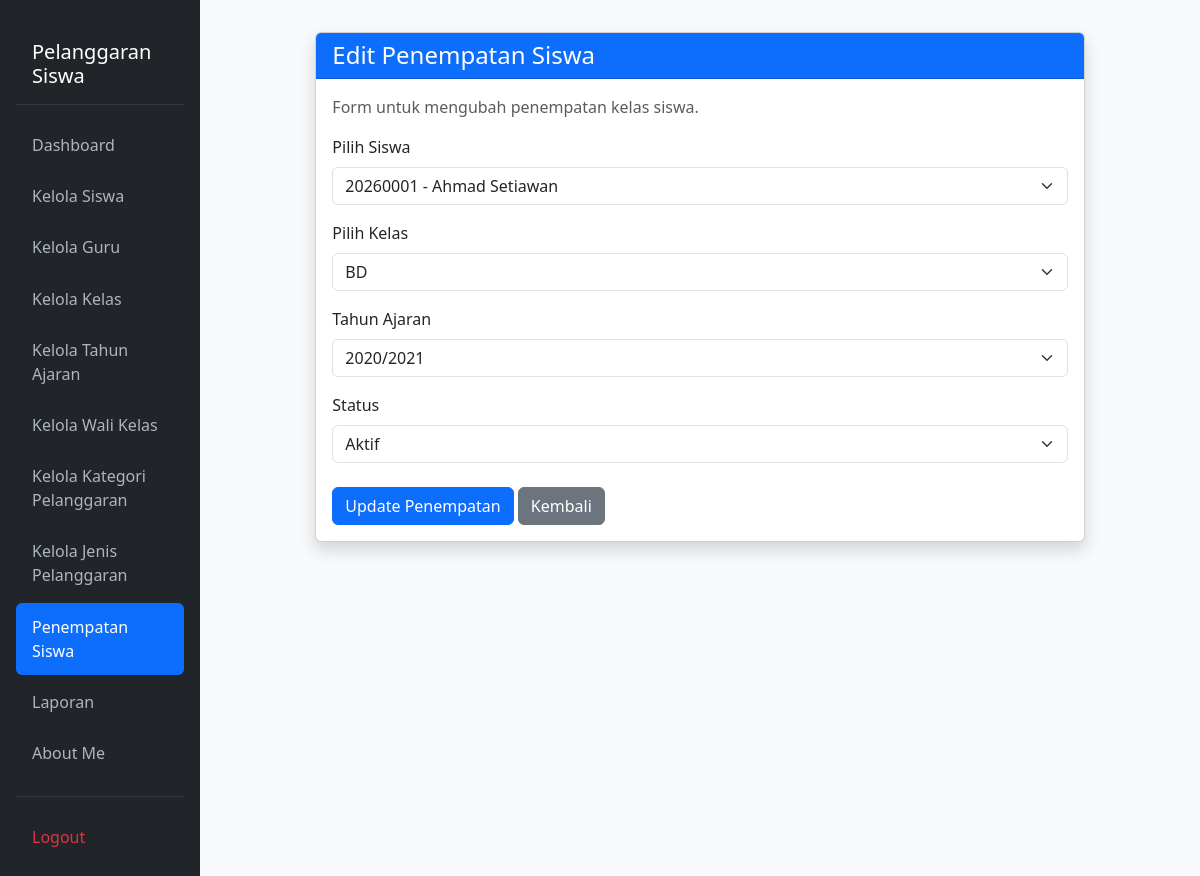
The app's page /edit_penempatan_siswa.php?id=1 (signed in), older data.
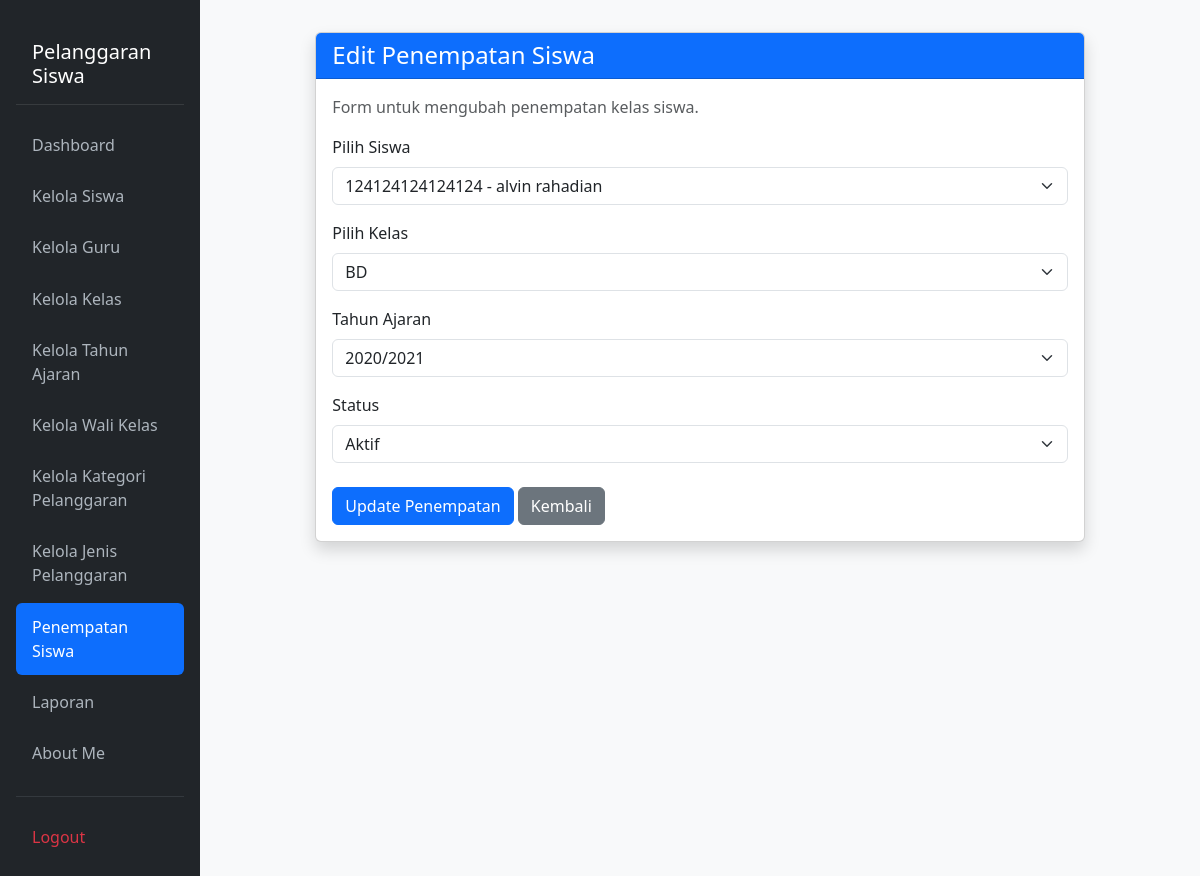
The same page, newer data.
### tables this page shows
CREATE TABLE `t_kelas_siswa` (
  `id` int(11) NOT NULL,
  `siswa_id` int(11) DEFAULT NULL,
  `tahun_ajaran_id` int(11) DEFAULT NULL,
  `kelas_id` int(11) DEFAULT NULL,
  `tanggal_mulai` date NOT NULL,
  `tanggal_selesai` date NOT NULL,
  `status_aktif` tinyint(1) NOT NULL,
  `created_at` timestamp NOT NULL DEFAULT current_timestamp(),
  `updated_at` timestamp NOT NULL DEFAULT current_timestamp()
);

CREATE TABLE `t_siswa` (
  `id` int(11) NOT NULL,
  `nis` varchar(30) DEFAULT NULL,
  `nisn` varchar(20) NOT NULL,
  `nama` varchar(150) DEFAULT NULL,
  `jenis_kelamin` char(1) NOT NULL,
  `tanggal_lahir` date NOT NULL,
  `alamat` text NOT NULL,
  `status_aktif` tinyint(1) NOT NULL,
  `created_at` timestamp NOT NULL DEFAULT current_timestamp(),
  `updated_at` timestamp NOT NULL DEFAULT current_timestamp()
);

CREATE TABLE `t_kelas` (
  `id` int(11) NOT NULL,
  `nama` varchar(100) DEFAULT NULL,
  `tingkat` varchar(20) NOT NULL,
  `jurusan` varchar(100) NOT NULL,
  `status_aktif` tinyint(1) NOT NULL,
  `created_at` timestamp NOT NULL DEFAULT current_timestamp(),
  `updated_at` timestamp NOT NULL DEFAULT current_timestamp()
);

CREATE TABLE `t_tahun_ajaran` (
  `id` int(11) NOT NULL,
  `nama` varchar(20) DEFAULT NULL,
  `tanggal_mulai` date NOT NULL,
  `tanggal_selesai` date NOT NULL,
  `status_aktif` tinyint(1) NOT NULL,
  `created_at` timestamp NOT NULL DEFAULT current_timestamp(),
  `updated_at` timestamp NOT NULL DEFAULT current_timestamp()
);

### edit_penempatan_siswa.php (the view, shortened to what the changed rows need)
<?php
include 'config/koneksi.php';
$id = (int) $_GET['id'];
$stmt = mysqli_prepare(
    $koneksi,
    "SELECT * FROM t_kelas_siswa WHERE id = ?"
);
mysqli_stmt_bind_param($stmt, "i", $id);
mysqli_stmt_execute($stmt);
$result = mysqli_stmt_get_result($stmt);
$row = mysqli_fetch_assoc($result);
$query_siswa = mysqli_query(
    $koneksi,
    "SELECT id, nis, nama FROM t_siswa ORDER BY nama ASC"
);
$query_kelas = mysqli_query(
    $koneksi,
    "SELECT id, nama FROM t_kelas ORDER BY nama ASC"
);
$query_ta = mysqli_query(
    $koneksi,
    "SELECT id, nama FROM t_tahun_ajaran ORDER BY id DESC"
);
?>
<!DOCTYPE html>
<html lang="id">
<head>
    <link href="https://cdn.jsdelivr.net/npm/bootstrap@5.3.8/dist/css/bootstrap.min.css"
          rel="stylesheet">
</head>
<body class="bg-light">
<div class="container-fluid">
    <div class="row">
        <main class="col-md-9 ms-sm-auto col-lg-10 px-md-4 py-4">
            <div class="container mt-2">
                <div class="row justify-content-center">
                    <div class="col-md-10">
                        <div class="card shadow">
                            <div class="card-body">
                                <form method="POST" action="edit_penempatan_siswa.php?id=<?= $id; ?>">
                                    <div class="mb-3">
                                        <label class="form-label">Pilih Siswa</label>
                                        <select name="siswa_id" class="form-select" required>
                                            <?php while ($s = mysqli_fetch_assoc($query_siswa)) { ?>
                                                <option value="<?= (int) $s['id']; ?>"
                                                    <?= ((int) $row['siswa_id'] === (int) $s['id']) ? 'selected' : ''; ?>>
                                                    <?= htmlspecialchars($s['nis'] . ' - ' . $s['nama']); ?>
                                                </option>
                                            <?php } ?>
                                        </select>
                                    </div>
                                    <div class="mb-3">
                                        <label class="form-label">Pilih Kelas</label>
                                        <select name="kelas_id" class="form-select" required>
                                            <?php while ($k = mysqli_fetch_assoc($query_kelas)) { ?>
                                                <option value="<?= (int) $k['id']; ?>"
                                                    <?= ((int) $row['kelas_id'] === (int) $k['id']) ? 'selected' : ''; ?>>
                                                    <?= htmlspecialchars($k['nama']); ?>
                                                </option>
                                            <?php } ?>
                                        </select>
                                    </div>
                                    <div class="mb-3">
                                        <label class="form-label">Tahun Ajaran</label>
                                        <select name="tahun_ajaran_id" class="form-select" required>
                                            <?php while ($ta = mysqli_fetch_assoc($query_ta)) { ?>
                                                <option value="<?= (int) $ta['id']; ?>"
                                                    <?= ((int) $row['tahun_ajaran_id'] === (int) $ta['id']) ? 'selected' : ''; ?>>
                                                    <?= htmlspecialchars($ta['nama']); ?>
                                                </option>
                                            <?php } ?>
                                        </select>
                                    </div>
                                    <div class="mb-3">
                                        <label class="form-label">Status</label>
                                        <select name="status_aktif" class="form-select" required>
                                            <option value="1" <?= ((int) $row['status_aktif'] === 1) ? 'selected' : ''; ?>>
                                                Aktif
                                            </option>
                                        </select>
                                    </div>
                                </form>
                            </div>
                        </div>
                    </div>
                </div>
            </div>
        </main>
    </div>
</div>
</body>
</html>

Row changes from the older to the newer data that the page shows:
changed through a linked row, t_kelas_siswa "Aktif": siswa_id "20260001 - Ahmad Setiawan" → "124124124124124 - alvin rahadian"
